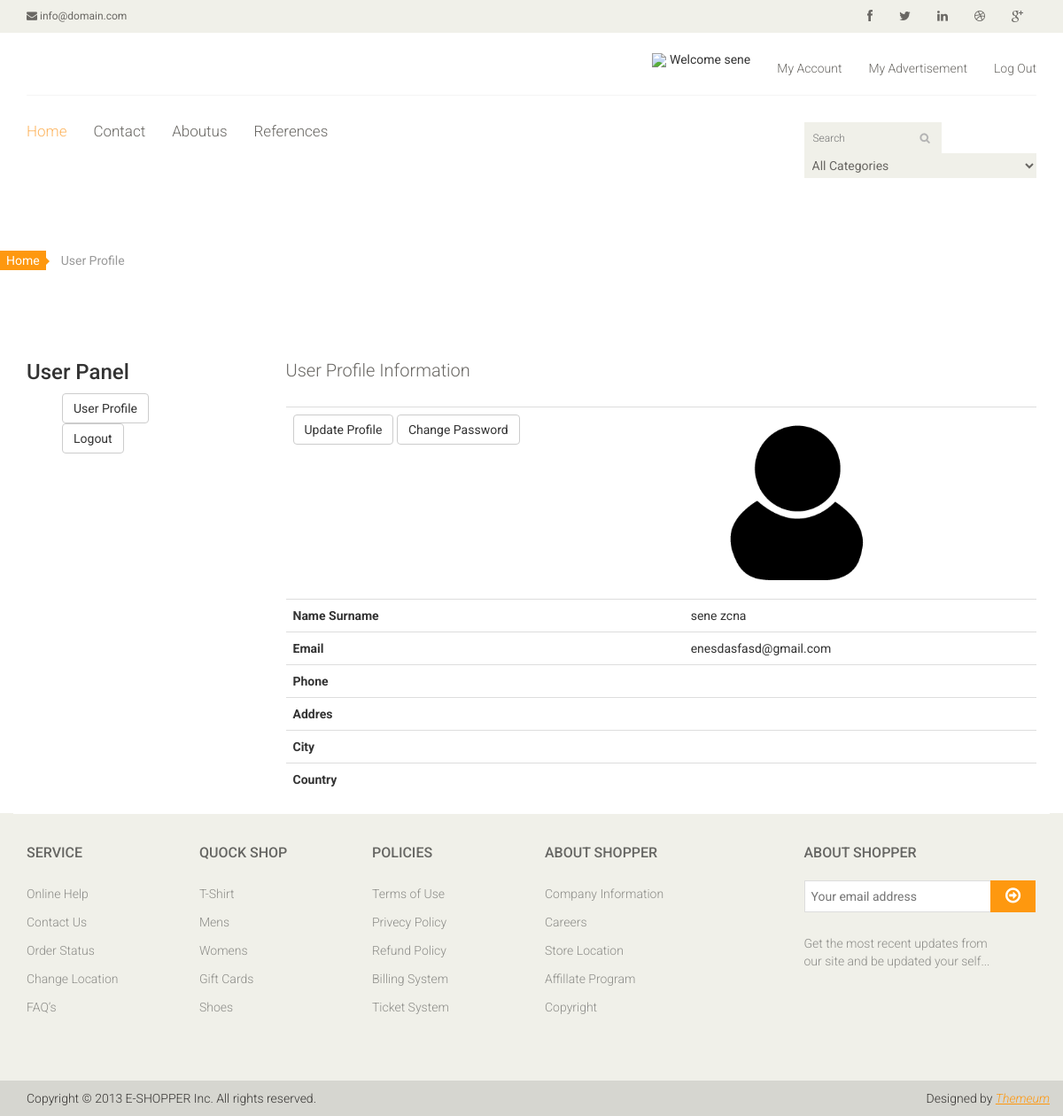
/user/ (signed in), run on an earlier commit of the app's database.
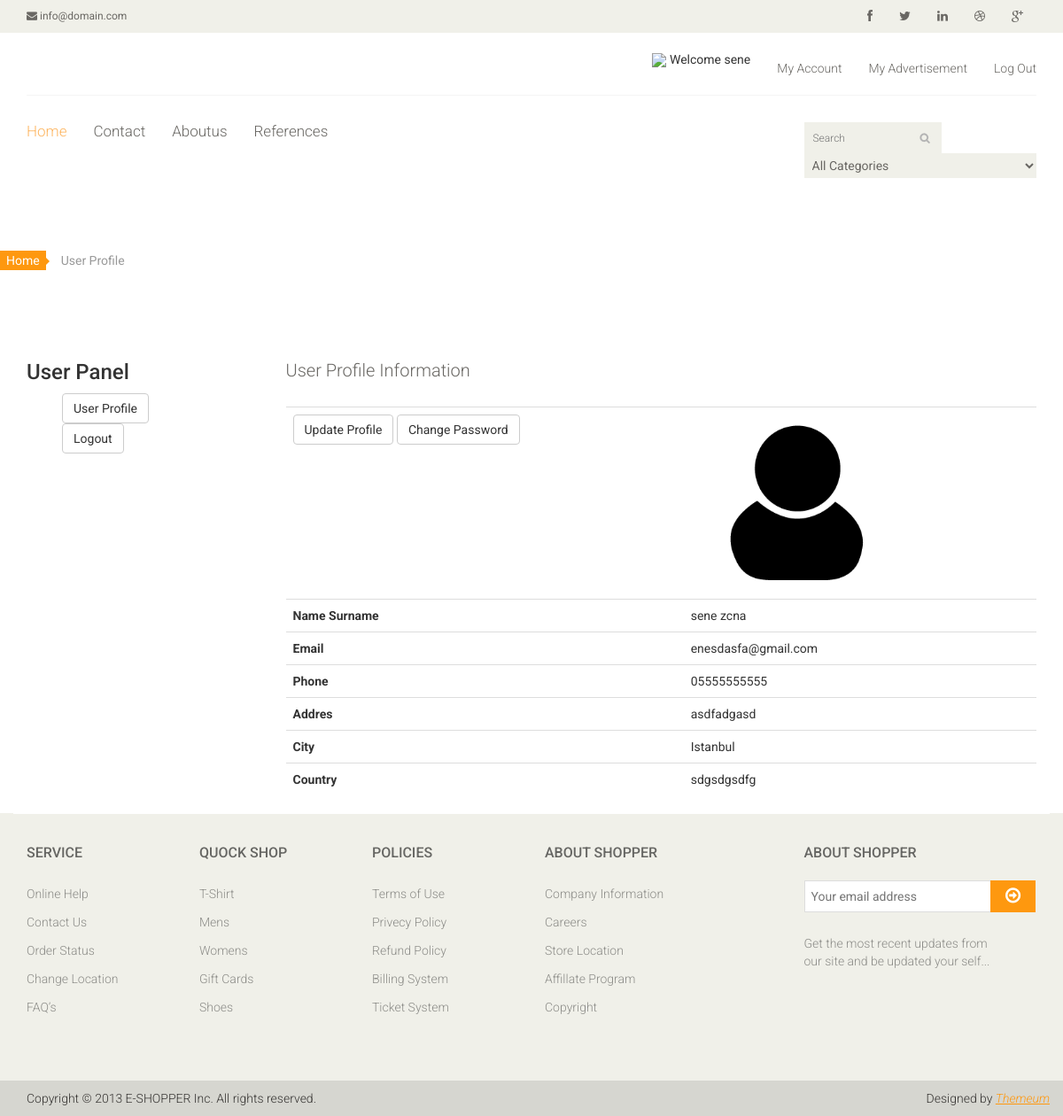
And on a later commit of the database.
### user/models.py (models this page shows, shortened)
class UserProfile(models.Model):
    user = models.OneToOneField(User, on_delete=models.CASCADE)
    phone = models.CharField(blank=True, max_length=20)
    address = models.CharField(blank=True, max_length=150)
    city = models.CharField(blank=True, max_length=20)
    country = models.CharField(blank=True, max_length=50)
    image = models.ImageField(blank=True, upload_to='images/users/')
    def image_tag(self):
        return mark_safe('<img src="{}" height="50"/>'.format(self.image.url))
    image_tag.short_description = 'Image'

### user/views.py (the view)
# urls.py: path('', views.index, name='index'),
def index(request):
    category = Category.objects.all()
    current_user = request.user  # Access User Session information
    profile = UserProfile.objects.get(user_id=current_user.id)
    context = {'category': category,
        'profile': profile}
    return render(request, 'user_profile.html', context)

### user/templates/user_profile.html (shortened to what this page needs)
{%  extends "homebase.html" %}
{% block content %}
    <div class="breadcrumbs">
				<ol class="breadcrumb">
				  <li><a href="#">Home</a></li>
				  <li class="active">User Profile</li>
				</ol>
    </div>
    <div class="section">
        <div class="container">
            <div class="row">
                <div class="col-sm-3">
					{% include "user_panel.html" %}
				</div>
                <div class="col-sm-9">
                    <div>
                        <div class="login-form">
                            <h2>User Profile Information</h2>
                        </div>
                    </div>
                    <table class="shopping-cart-table table">
                        <tr>
                            <th class="text-left">
                                <a href="/user/update" class="btn btn-default">Update Profile</a>
                                <a href="/user/password" class="btn btn-default">Change Password</a>
                            </th>
                            <td><img src="{{ profile.image.url }}" style="border-radius: 45px; height: 200px "></td>
                        </tr>
                        <tr>
                            <th class="text-left">Name Surname</th>
                            <td class="text-left">{{ user.first_name}} {{ user.last_name}} </td>
                        </tr>
                        <tr>
                            <th class="text-left">Email</th>
                            <td class="text-left">{{ profile.user.email}}</td>
                        </tr>
                        <tr>
                            <th class="text-left">Phone</th>
                            <td class="text-left">{{ profile.phone}}</td>
                        </tr>
                        <tr>
                            <th class="text-left">Addres</th>
                            <td class="text-left">{{ profile.address}}</td>
                        </tr>
                        <tr>
                            <th class="text-left">City</th>
                            <td class="text-left">{{ profile.city}}</td>
                        </tr>
                        <tr>
                            <th class="text-left">Country</th>
                            <td class="text-left">{{ profile.country}}</td>
                        </tr>
                    </table>
				</div>
            </div>
        </div>
    </div>
{% endblock %}

What changed in the data, as far as the page shows it:
changed UserProfile: user.email "enesdasfasd@gmail.com" → "enesdasfa@gmail.com"; phone (not shown) → "05555555555"; address (not shown) → "asdfadgasd"; city (not shown) → "Istanbul"; country (not shown) → "sdgsdgsdfg"
